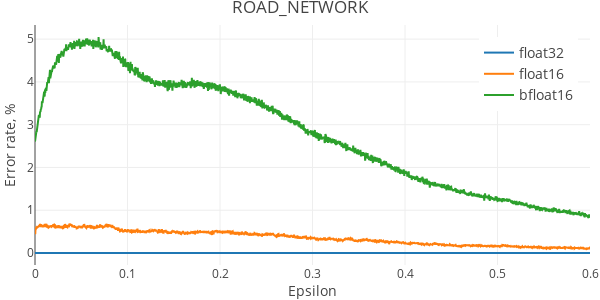

Write notebook code for a chart like this one.
### Code cell
plot_dbscan_errors('ROAD_NETWORK', road_net, 100000, max_eps=0.6)

### Figure 1 — Plotly figure (JSON) as saved in the notebook; plotly's stock layout.template omitted (floating-point values rounded to 4 significant figures; data arrays with more than 128 entries replaced by an {"elided": "..."} marker saying what was removed)
{"data": [{"name": "float32", "type": "scatter", "uid": "b6a80384-00bb-4d53-9865-310ea09d1d07", "x": {"elided": "2000 float values"}, "y": {"elided": "2000 float values"}}, {"name": "float16", "type": "scatter", "uid": "ee60dbd4-5876-4822-b267-253c760d8037", "x": {"elided": "2000 float values"}, "y": {"elided": "2000 float values"}}, {"name": "bfloat16", "type": "scatter", "uid": "f17298c1-5ad5-4daa-aa39-ca6203e90971", "x": {"elided": "2000 float values"}, "y": {"elided": "2000 float values"}}], "layout": {"height": 300, "legend": {"font": {"size": 14}, "x": 0.8, "y": 0.95}, "margin": {"b": 35, "l": 35, "r": 10, "t": 25}, "title": {"text": "ROAD_NETWORK"}, "width": 600, "xaxis": {"title": {"text": "Epsilon"}}, "yaxis": {"title": {"text": "Error rate, %"}}}}
